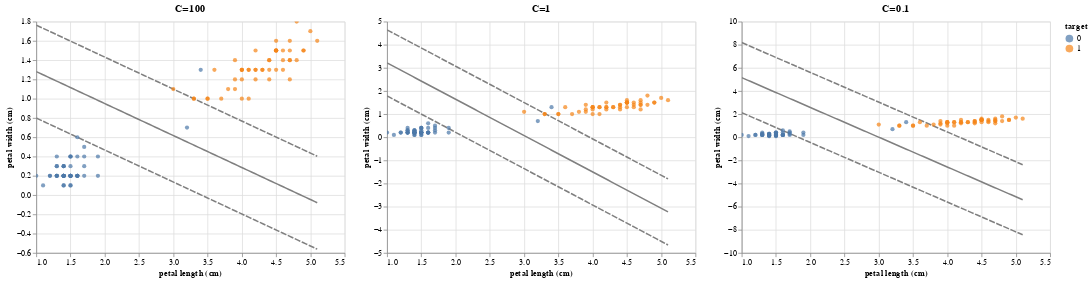

Source (notebook cell):
### Markdown cell above
# Soft Margin SVM
이번엔 Iris 데이터에 임의의 이상치를 집어넣어보자.

### Code cell
from sklearn.datasets import load_iris
from sklearn.svm import SVC


data = load_iris(as_frame=True)
X, y = data.data, data.target
I = (y == 0) | (y == 1)
X, y = X.loc[I, ['petal length (cm)', 'petal width (cm)']], y[I]

# Outlier 설정
X_outlier, y_outlier = pd.DataFrame({'petal length (cm)': [3.4, 3.2], 'petal width (cm)': [1.3, 0.7]}), pd.Series([0, 0], name='target')
X, y = pd.concat([X, X_outlier], axis=0, ignore_index=True), pd.concat([y, y_outlier], ignore_index=True)

model_hard = SVC(kernel='linear', C=1e2).fit(X, y)
model_med = SVC(kernel='linear', C=1).fit(X, y)
model_soft = SVC(kernel='linear', C=0.1).fit(X, y)

p_hard = plot_linear_hyperplane(X, y, model_hard).properties(title='C=100').interactive()
p_med = plot_linear_hyperplane(X, y, model_med).properties(title='C=1').interactive()
p_soft = plot_linear_hyperplane(X, y, model_soft).properties(title='C=0.1').interactive()

p_hard | p_med | p_soft
